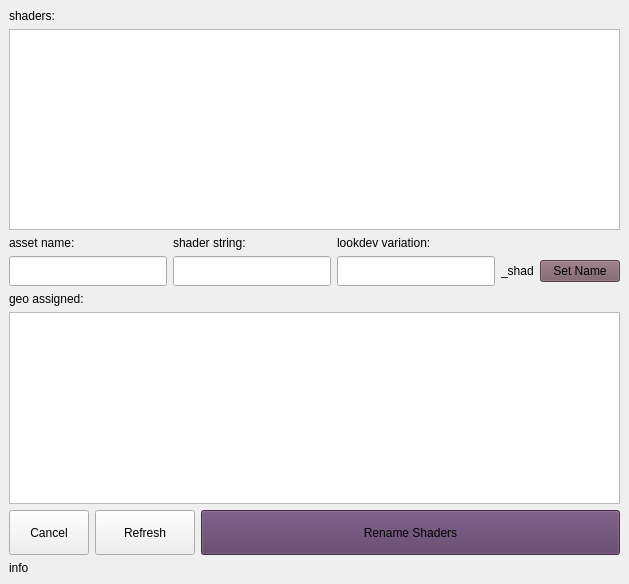
<?xml version="1.0" encoding="UTF-8"?>
<ui version="4.0">
 <class>shaderRenamerGUI</class>
 <widget class="QMainWindow" name="shaderRenamerGUI">
  <property name="enabled">
   <bool>true</bool>
  </property>
  <property name="geometry">
   <rect>
    <x>0</x>
    <y>0</y>
    <width>629</width>
    <height>584</height>
   </rect>
  </property>
  <property name="windowTitle">
   <string>MainWindow</string>
  </property>
  <property name="styleSheet">
   <string notr="true"/>
  </property>
  <widget class="QWidget" name="centralwidget">
   <property name="sizePolicy">
    <sizepolicy hsizetype="Preferred" vsizetype="Preferred">
     <horstretch>0</horstretch>
     <verstretch>0</verstretch>
    </sizepolicy>
   </property>
   <layout class="QGridLayout" name="gridLayout_2">
    <item row="4" column="0">
     <layout class="QHBoxLayout" name="mid_HBoxLayout"/>
    </item>
    <item row="6" column="0">
     <layout class="QVBoxLayout" name="bottom_VBoxLayout">
      <item>
       <widget class="QLabel" name="assignedGeoLable">
        <property name="text">
         <string>geo assigned:</string>
        </property>
       </widget>
      </item>
      <item>
       <widget class="QListWidget" name="geoAssignedListWidget"/>
      </item>
      <item>
       <layout class="QHBoxLayout" name="exportButton_HBoxLayout">
        <item>
         <widget class="QPushButton" name="cancel_Button">
          <property name="sizePolicy">
           <sizepolicy hsizetype="Maximum" vsizetype="Minimum">
            <horstretch>0</horstretch>
            <verstretch>0</verstretch>
           </sizepolicy>
          </property>
          <property name="minimumSize">
           <size>
            <width>0</width>
            <height>45</height>
           </size>
          </property>
          <property name="text">
           <string>Cancel</string>
          </property>
         </widget>
        </item>
        <item>
         <widget class="QPushButton" name="refreshButton">
          <property name="sizePolicy">
           <sizepolicy hsizetype="Maximum" vsizetype="Maximum">
            <horstretch>0</horstretch>
            <verstretch>0</verstretch>
           </sizepolicy>
          </property>
          <property name="minimumSize">
           <size>
            <width>100</width>
            <height>45</height>
           </size>
          </property>
          <property name="text">
           <string>Refresh</string>
          </property>
         </widget>
        </item>
        <item>
         <widget class="QPushButton" name="renameButton">
          <property name="sizePolicy">
           <sizepolicy hsizetype="Minimum" vsizetype="Minimum">
            <horstretch>0</horstretch>
            <verstretch>0</verstretch>
           </sizepolicy>
          </property>
          <property name="minimumSize">
           <size>
            <width>0</width>
            <height>45</height>
           </size>
          </property>
          <property name="styleSheet">
           <string notr="true">QPushButton{background-color: rgb(90, 60, 100);}</string>
          </property>
          <property name="text">
           <string>Rename Shaders</string>
          </property>
         </widget>
        </item>
       </layout>
      </item>
     </layout>
    </item>
    <item row="1" column="0" rowspan="2">
     <layout class="QGridLayout" name="top_GridLayout" columnstretch="0,0,0,0,0">
      <item row="1" column="0">
       <widget class="QLineEdit" name="assetLineEdit">
        <property name="minimumSize">
         <size>
          <width>0</width>
          <height>30</height>
         </size>
        </property>
        <property name="text">
         <string/>
        </property>
       </widget>
      </item>
      <item row="0" column="0">
       <widget class="QLabel" name="assetLabel">
        <property name="text">
         <string>asset name:</string>
        </property>
       </widget>
      </item>
      <item row="1" column="3">
       <widget class="QLabel" name="subfixLabel">
        <property name="text">
         <string>_shad</string>
        </property>
       </widget>
      </item>
      <item row="1" column="4">
       <widget class="QPushButton" name="setNameButton">
        <property name="styleSheet">
         <string notr="true">QPushButton{background-color: rgb(120, 90, 100);}</string>
        </property>
        <property name="text">
         <string>Set Name</string>
        </property>
       </widget>
      </item>
      <item row="0" column="2">
       <widget class="QLabel" name="variationLable">
        <property name="text">
         <string>lookdev variation:</string>
        </property>
       </widget>
      </item>
      <item row="0" column="1">
       <widget class="QLabel" name="shaderNameLabel">
        <property name="text">
         <string>shader string:</string>
        </property>
       </widget>
      </item>
      <item row="1" column="1">
       <widget class="QLineEdit" name="shaderNameLineEdit">
        <property name="sizePolicy">
         <sizepolicy hsizetype="Expanding" vsizetype="Fixed">
          <horstretch>0</horstretch>
          <verstretch>0</verstretch>
         </sizepolicy>
        </property>
        <property name="minimumSize">
         <size>
          <width>0</width>
          <height>30</height>
         </size>
        </property>
       </widget>
      </item>
      <item row="1" column="2">
       <widget class="QLineEdit" name="variationLineEdit">
        <property name="minimumSize">
         <size>
          <width>0</width>
          <height>30</height>
         </size>
        </property>
       </widget>
      </item>
     </layout>
    </item>
    <item row="7" column="0">
     <widget class="QLabel" name="infoLabel">
      <property name="text">
       <string>info</string>
      </property>
     </widget>
    </item>
    <item row="0" column="0">
     <layout class="QGridLayout" name="midLeft_GridLayout">
      <item row="1" column="0">
       <widget class="QListView" name="shadersListView">
        <property name="enabled">
         <bool>true</bool>
        </property>
       </widget>
      </item>
      <item row="0" column="0">
       <widget class="QLabel" name="shadersLable">
        <property name="text">
         <string>shaders:</string>
        </property>
       </widget>
      </item>
     </layout>
    </item>
   </layout>
  </widget>
 </widget>
 <resources/>
 <connections/>
</ui>
